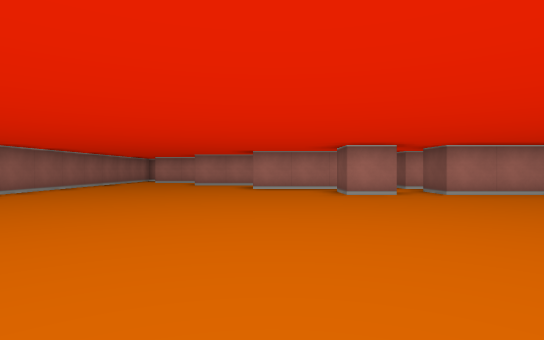
view 1 (above)

21 first-person views from a walk through a cub3D level. The camera is about half as high as the walls, looks level and sees 80° across. The floor is counted in squares. Each view is taken from the middle of a square. On the plan, view 1 faces up. The plan holds only what a view shows up to about 9 squares ahead; the rest is blank.

view 2
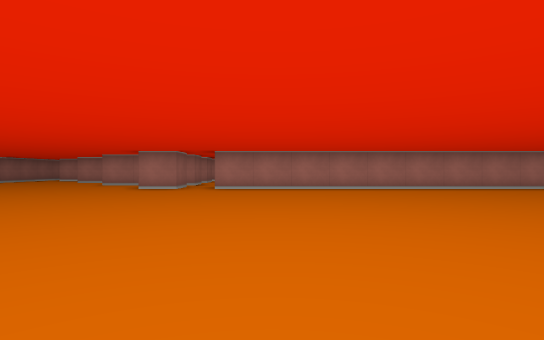

view 3
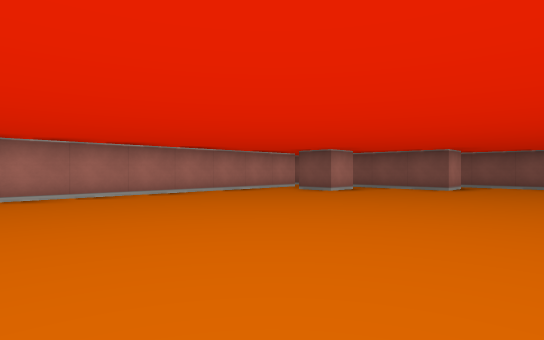

view 4
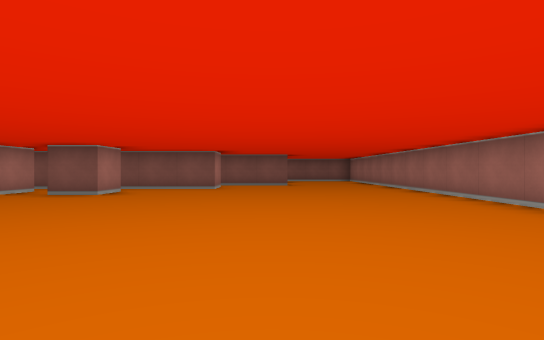

view 5
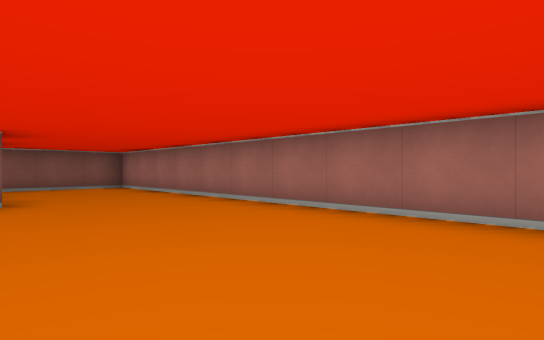

view 6
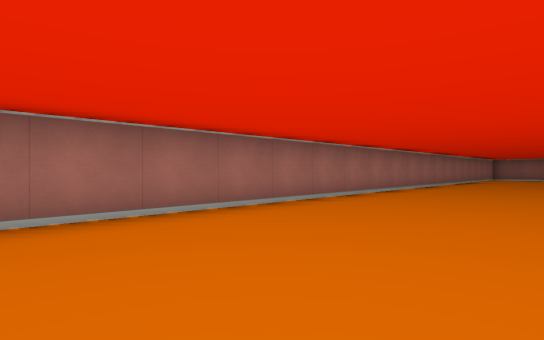

view 7
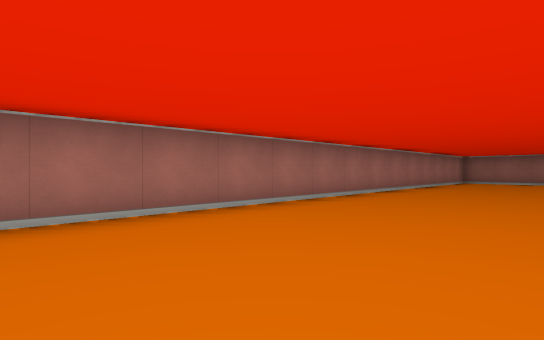

view 8
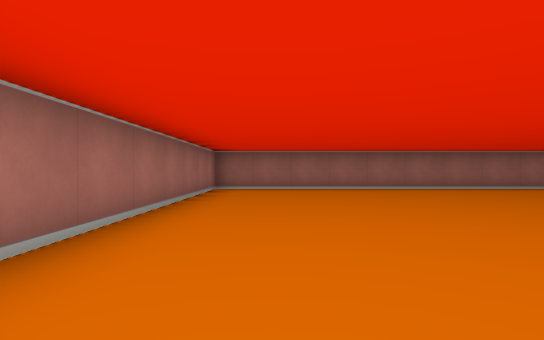

view 9
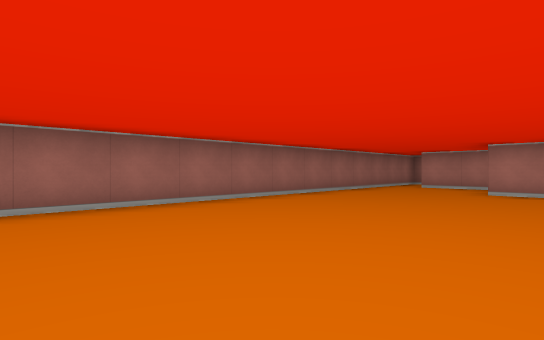

view 10
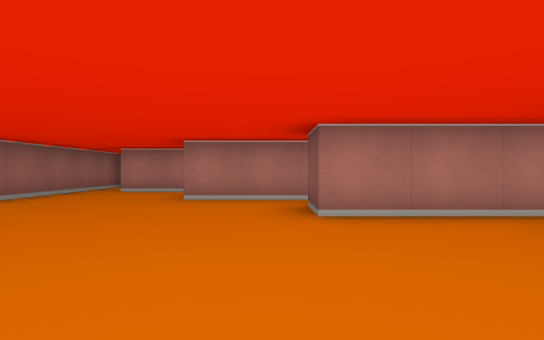

view 11
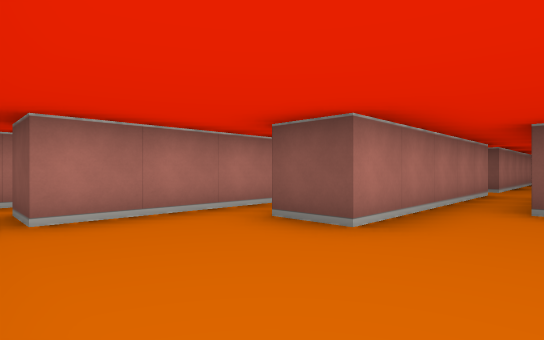

view 12
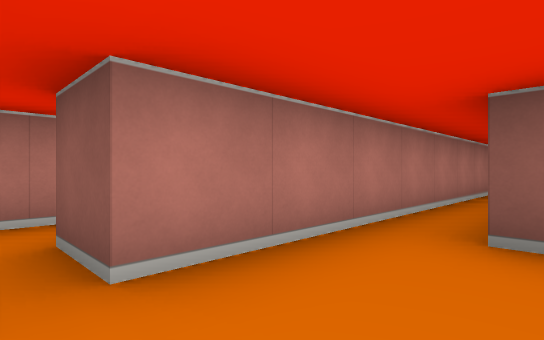

view 13
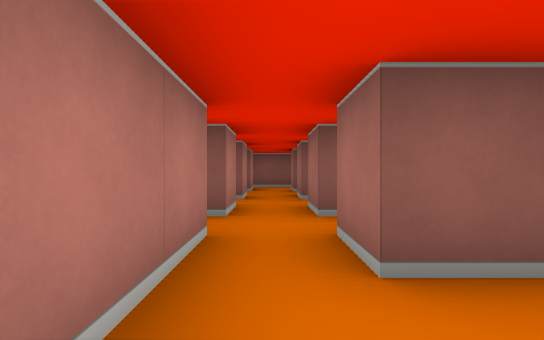

view 14
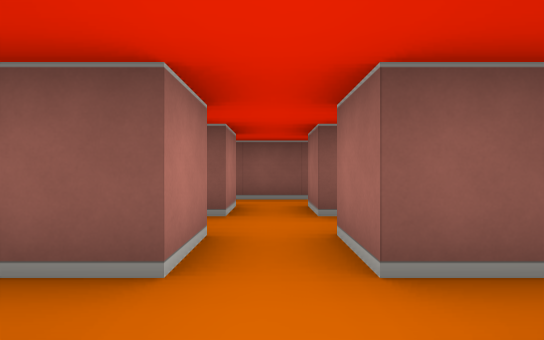

view 15
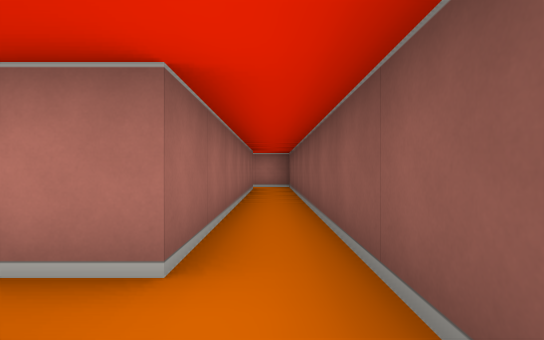

view 16
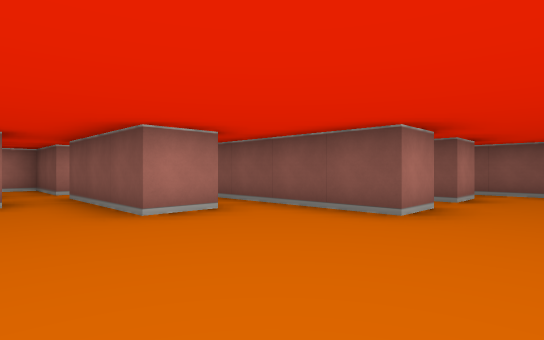

view 17
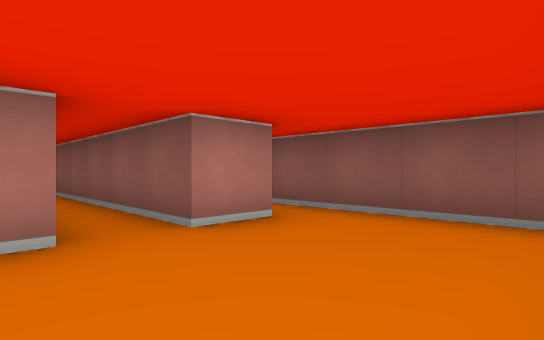

view 18
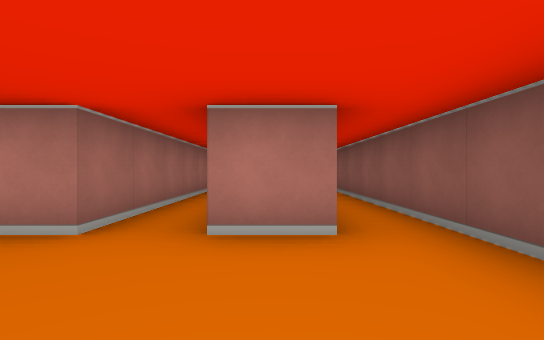

view 19
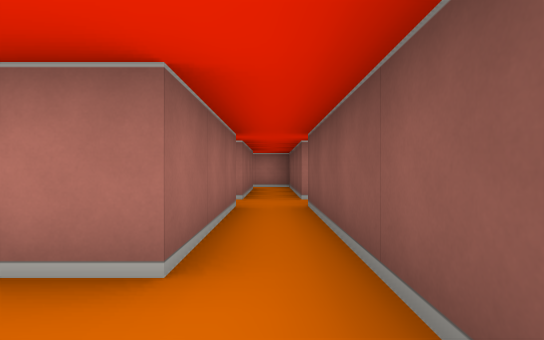

view 20
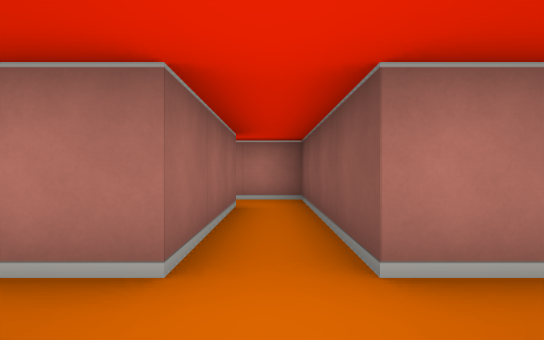

view 21
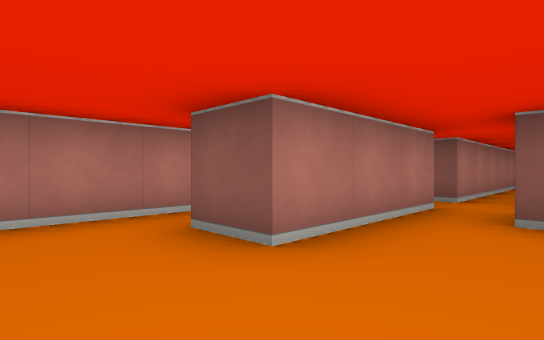

### Floor plan
Points are (right, up) in squares from view 1. A wall is a line through its corners. A room is listed if a view was taken in it or the views show most of it. See-through windows are left out.
Room 1 (views 1, 2, 3, 4, 5, 6, 7, 8, 9, 10, 11, 12, 13, 16, 17, 18, 19, 21)
walls: (2.5, 7) (2.5, 6.5) (1.5, 6.5) (1.5, 7.5); (8.4, 8.5) (3.5, 8.5) (3.5, 9); (2.5, 8.5) (-0.5, 8.5) (-0.5, 9.5); (6.2, 10.5) (3.5, 10.5); (2.5, 10.5) (-2.5, 10.5) (-2.5, 11.5); (14.5, 4.5) (13.5, 4.5) (13.5, 5.5) (14.5, 5.5); (14.5, 6.5) (3.5, 6.5) (3.5, 7.5); (2.5, 12.5) (-4.5, 12.5); (15.5, 6.5) (15.5, 8.5) (14.8, 8.5); (16.5, 2.5) (15.5, 2.5) (15.5, 5.5); (18.5, 0.5) (17.5, 0.5) (17.5, 2.5); (-5.5, 12.5) (-5.5, -2.5) (21.2, -2.5); (20.5, 0.5) (19.5, 0.5); (21.5, -2.2) (21.5, 0.5)
ways out: opening at (16, 6) to room 2; opening at (17, 3) to room 2; opening at (17, 10) to room 2; opening at (-5, 13) to room 3; opening at (21, 1) to room 3; opening at (19, 1) to room 4
Room 2 (views 14, 20)
walls: (17.5, 6.5) (17.5, 10.5) (16.4, 10.5); (15.5, 5.5) (16.5, 5.5) (16.5, 2.5); (16.5, 9.5) (16.5, 6.5) (15.5, 6.5); (17.5, 2.5) (17.5, 5.5)
ways out: opening at (16, 6) to room 1; opening at (17, 3) to room 1; opening at (17, 10) to room 1; opening at (18, 6) to room 4
Room 3 (view 15)
walls: (20.5, 13.2) (20.5, 6.5) (19.5, 6.5); (19.5, 5.5) (20.5, 5.5); (-4.2, 14.5) (-4.8, 14.5); (21.5, 0.5) (21.5, 14); (-4.5, 12.5) (-4.5, 13.5); (-5.5, 14) (-5.5, 12.5)
ways out: opening at (-5, 13) to room 1; opening at (21, 1) to room 1; opening at (20, 6) to room 4
Room 4 (no view inside)
walls: (18.5, 6.5) (17.5, 6.5); (17.5, 5.5) (18.5, 5.5) (18.5, 0.5); (19.5, 0.5) (19.5, 5.5)
ways out: opening at (19, 1) to room 1; opening at (18, 6) to room 2; opening at (20, 6) to room 3

Positions as (right, up) in squares from view 1, and headings:
1: (0, 0), facing up
2: (5, -2), facing up
3: (7, 0), facing up-right
4: (7, 1), facing right
5: (12, 1), facing down-right
6: (13, 1), facing down-left
7: (8, 1), facing down-left
8: (3, -1), facing left
9: (-1, 3), facing up-left
10: (-1, 5), facing up
11: (-5, 9), facing up-right
12: (-5, 11), facing up-right
13: (12, 6), facing right
14: (16, 6), facing right
15: (21, 5), facing up
16: (14, -1), facing up-right
17: (18, -2), facing up-right
18: (20, -2), facing up
19: (17, 1), facing up
20: (17, 5), facing up
21: (-2, 7), facing up-right
